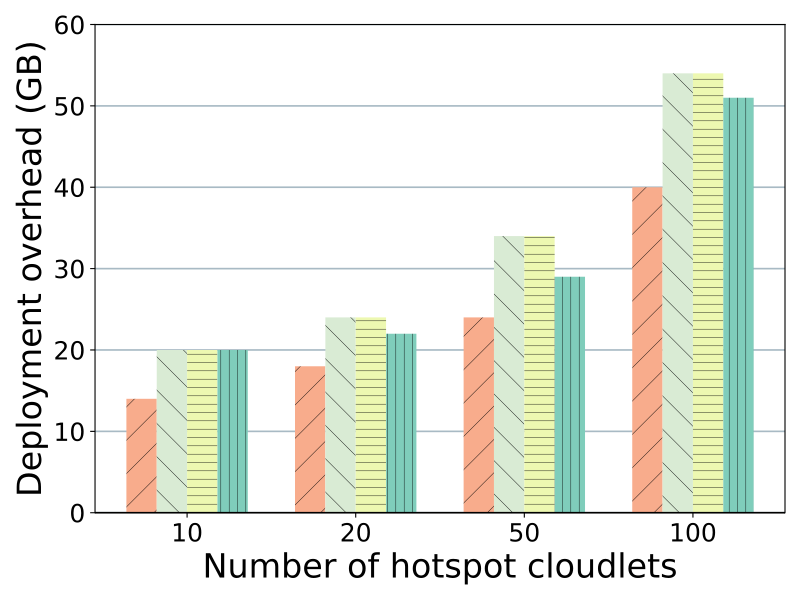

Source code (Python):
import os

import matplotlib
import matplotlib.pyplot as plt
import numpy as np

BASE_COLOR_PULLING = "#7fcdbb"
BASE_COLOR_EXTRA = "#edf8b1"
LIGHTD_COLOR_PULLING = "#d9ebd4"
LIGHTD_COLOR_EXTRA = "#f8ac8c"

HATCH_1 = "||"
HATCH_2 = "--"
HATCH_3 = "\\"
HATCH_4 = "/"

matplotlib.rcParams["pdf.fonttype"] = 42
matplotlib.rcParams["ps.fonttype"] = 42
plt.rcParams["hatch.linewidth"] = 0.3

ALGO_ORDER = ["BTS", "P2P", "LinUCB", "EpsGreedy"]
ALGO_LABELS = {
    "BTS": "BTS",
    "P2P": "P2P",
    "LinUCB": "LinUCB",
    "EpsGreedy": "Cache-aware $\\varepsilon$-Bandit",
}
ALGO_COLORS = {
    "BTS": LIGHTD_COLOR_EXTRA,
    "P2P": LIGHTD_COLOR_PULLING,
    "LinUCB": BASE_COLOR_EXTRA,
    "EpsGreedy": BASE_COLOR_PULLING,
}
ALGO_HATCHES = {
    "BTS": HATCH_4,
    "P2P": HATCH_3,
    "LinUCB": HATCH_2,
    "EpsGreedy": HATCH_1,
}


def _setup_fonts():
    return {"weight": "normal", "size": 24}


def _load_metrics():
    x_labels = [10, 20, 50, 100]
    metrics = {
        "BTS": [14, 18, 24, 40],
        "P2P": [20, 24, 34, 54],
        "LinUCB": [20, 24, 34, 54],
        "EpsGreedy": [20, 22, 29, 51],
    }
    return x_labels, metrics


def _plot_grouped_bars(x_labels, metrics, xlabel, ylabel, filename):
    font = _setup_fonts()

    ind = np.arange(len(x_labels))
    bar_width = 0.18

    fig = plt.figure(figsize=(8, 6))
    ax = fig.add_subplot(111)

    for i, algo in enumerate(ALGO_ORDER):
        offset = (i - 1.5) * bar_width
        ax.bar(
            ind + offset,
            height=metrics[algo],
            width=bar_width,
            color=ALGO_COLORS[algo],
            linewidth=0,
            edgecolor="black",
            label=ALGO_LABELS[algo],
            hatch=ALGO_HATCHES[algo],
        )

    ax.set_axisbelow(True)
    ax.grid(axis="y", color="#A8BAC4", lw=1.2)
    ax.spines["bottom"].set_lw(1.2)
    ax.spines["bottom"].set_capstyle("butt")

    plt.xlabel(xlabel, font)
    plt.ylabel(ylabel, font, loc="center")
    plt.tick_params(labelsize=18)

    ax.set_xticks(ind)
    ax.set_xticklabels([str(x) for x in x_labels])
    ax.set_ylim(0, 60)
    ax.set_yticks(np.arange(0, 61, 10))

    out_path = os.path.join(os.path.dirname(__file__), filename)
    fig.tight_layout()
    fig.savefig(out_path, format="pdf")
    print(f"Saved figure to {out_path}")


if __name__ == "__main__":
    xs, metrics = _load_metrics()
    _plot_grouped_bars(
        xs,
        metrics,
        xlabel="Number of hotspot cloudlets",
        ylabel="Deployment overhead (GB)",
        filename="online_hotspot_deployment_overhead.pdf",
    )
